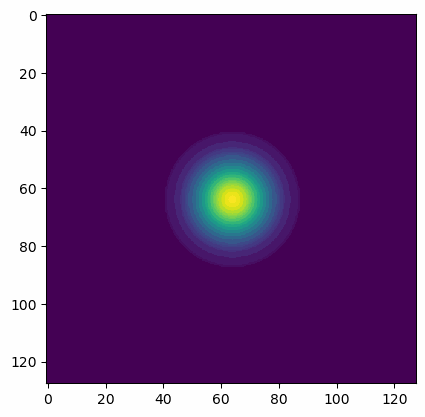
#> input picture gifs old/syntetic.gif, 425 x 417 px, given in place of syntetic.png, which was not available
$ jupyter execute --allow-errors tsunami.ipynb   (text cells are left out)
#> lines starting #> are read from the running program, lines starting #| are printed output that depends on the picture; pictures that were not available may be replaced by others from this repository, and a replacement may not be noted
[cell 1]
import matplotlib.pyplot as plt
import numpy as np
import itertools, copy, sys
import pandas
np.set_printoptions(threshold=sys.maxsize)

import time
import pylab as pl
from IPython import display

import imageio.v2 as imageio
import io
import datetime
from PIL import Image

[cell 2]
def load_terrain(filename, normalize_val):
#> called with filename = './terrains/syntetic.png', normalize_val = 1.3
    img = Image.open(filename).convert("L") # convert to 8 bit grayscale
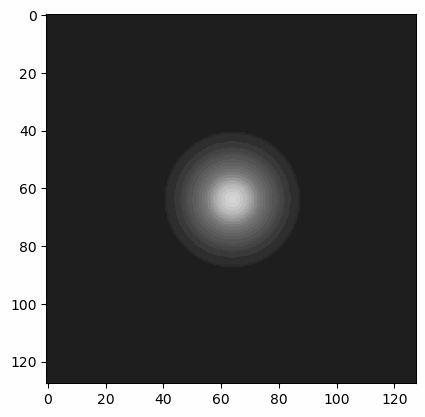
#> img: PIL image 425x417 L; min 0, max 254, mean 83.3
    z = np.array(img, dtype=np.float32)
    max_val = np.max(z)
#> max_val = 254
    z = (z / max_val) * normalize_val
    return z

[cell 3]
def calculate_wave_old(i, j, u, u_t_2, t, C, g=9.81):
    h = 10/u.shape[0]
    X_1 = ((u[i+1, j] - u[i-1, j]) / 2*h)**2
    X_2 = u[i, j] * (
        (u[i+1, j]-2*u[i, j]+ u[i-1, j]) / h**2
    )
    X_3 = ((u[i, j+1] - u[i, j-1]) / 2*h)**2
    X_4 = u[i, j] * (
        (u[i, j+1]-2*u[i, j]+ u[i, j-1]) / h**2
    )

    X = X_1 + X_2 + X_3 + X_4

    # u_t = u_(t-1) + (u_(t-1) - u_(t-2)) + g * Δt^2 * ∇(u_(t-1) * ∇(u_(t-1)))
    # X = ∇(u_(t-1) * ∇(u_(t-1)))

    val = u[i, j] + C * (u[i, j] - u_t_2[i, j]) + g * (t**2) * X
    return val

[cell 4]
def calculate_wave_new(i, j, u, u_t_2, t, C, z, g=9.81):
    h = 10/u.shape[0]
    X_1 = (((u[i+1,j] - z[i+1,j]) - (u[i-1,j] - z[i-1,j])) / (2*h)) * ((u[i+1,j] - u[i-1,j]) / (2*h))
    X_2 = (u[i,j] - z[i,j]) * (u[i+1,j] - 2 * u[i,j] + u[i-1,j]) / (h**2)
    X_3 = (((u[i,j+1] - z[i,j+1]) - (u[i,j-1] - z[i,j-1])) / (2*h)) * ((u[i,j+1] - u[i,j-1]) / (2*h))
    X_4 = (u[i,j] - z[i,j]) * ((u[i,j+1] - 2 * u[i,j] + u[i,j-1]) / (h**2))

    X = X_1 + X_2 + X_3 + X_4

    # u_t = u_(t-1) + (u_(t-1) - u_(t-2)) + g * Δt^2 * ∇((u_(t-1) - z) * ∇(u_(t-1)))
    # X = ∇((u_(t-1) - z) * ∇(u_(t-1)))

    val = u[i, j] + C * (u[i, j] - u_t_2[i, j]) + g * (t**2) * X
    return val

[cell 5]
def wave_step(center, u_t_1, u_t_2, t, C, z, g=9.81):
   x, y = center
   size = u_t_1.shape[0]
   u_new = np.full(shape = (size,size), fill_value = 2, dtype = float)

   for i in range(1, size-1):
      for j in range(1, size-1):
         u_new[i, j] = calculate_wave_new(i, j, u_t_1, u_t_2, t, C, z, g)

        #  r = np.sqrt((i-x)**2 + (j-y)**2)
        #  u_new[i, j] += (t*t*(2 + 2 * np.exp(-(r**2))))
        #  u_new[i, j] += (t*t*2)

   return u_new, u_t_1

[cell 6]
def create_board(size, center):
#> called with size = 128, center = (64, 64)
    x, y = center
#> x = 64; y = 64
    delta = 10 / size
    x *= delta
#> x = 5
    y *= delta
#> y = 5
    board = np.zeros((size, size))
    for i in range(size):
        for j in range(size):
            r = np.sqrt((i*delta-x)**2 + (j*delta-y)**2)
            board[i, j] = 2 + 2 * np.exp(-(r**2))
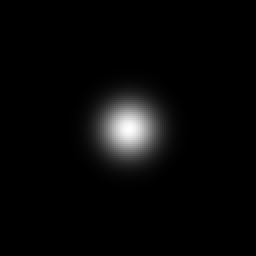
#> board: shape (128, 128) float64 (shown 2 times larger); min 2, max 4, mean 2.06; drawn with min black and max white

    return board

[cell 7]
def wave_simulation(size, center, iterations, t, C, z):
    u_t_1 = create_board(size, center)
    u_t_2 = create_board(size, center)

    frames = []

    # plt.figure()
    # plt.colorbar()

    for i in range(iterations-1):
        u_t_1, u_t_2 = wave_step(center, u_t_1, u_t_2, t, C, z)
#> in wave_step, `x, y = center`: x = 64
#> the loop in wave_step, `for i in range(1, size-1):` made 126 passes

        if i % 10 == 0:
            fig = plt.figure(figsize=(6, 6))
            gs = fig.add_gridspec(1, 2, width_ratios=[20, 1]) # fixed ratio

            ax = fig.add_subplot(gs[0, 0])
            cax = fig.add_subplot(gs[0, 1]) # fixed colorbar location

            im = ax.imshow(u_t_1) # dynamic vmin/vmax allowed
            fig.colorbar(im, cax=cax)

            ax.set_xticks([])
            ax.set_yticks([])

            display.clear_output(wait=True)
            display.display(fig)

            buf = io.BytesIO()
            fig.set_size_inches(6, 6)
            fig.set_dpi(200)
            plt.savefig(buf, format='png')
            buf.seek(0)
            plt.close(fig)

            frames.append(imageio.imread(buf))
            buf.close()


    timestamp = datetime.datetime.now().strftime("%Y%m%d-%H%M%S")
    imageio.mimsave("./gifs/t_" + timestamp + ".gif", frames, fps=20)

    return u_t_1

#> (a cell that did not finish here is left out)

#> (a cell that did not finish here is left out)

#> call 2 of load_terrain, with filename = './terrains/natural.png', normalize_val = 1.3
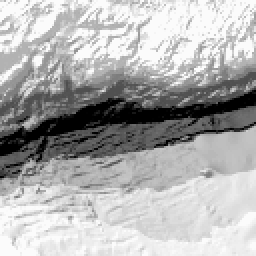
#> input picture terrains/natural.png, 128 x 128 px (shown 2 times larger)
# plt.imshow(b)
# plt.colorbar()
# print(b[64, 64])
print(b[0,60])
# print(pandas.DataFrame(b))

print(b.shape)
plt.plot(b[:, 10])

[cell 10]
import matplotlib.pyplot as plt
import matplotlib.image as mpimg

img = mpimg.imread("terrains/syntetic.png")
#> img: shape (417, 425, 4)

plt.figure(figsize=(7, 7))
#> (this line was passed over: IPython is not available in this run)

plt.imshow(img, cmap="gray", vmin=0, vmax=1.3, )
#> (this line was passed over: IPython is not available in this run)
plt.colorbar(label="")
#> (this line was passed over: IPython is not available in this run)

plt.axis("off")
#> (this line was passed over: IPython is not available in this run)
plt.savefig("terrains/syntetic_with_scale.png")
#> (this line was passed over: IPython is not available in this run)
plt.show()

[cell 11]
import matplotlib.pyplot as plt
import matplotlib.image as mpimg

img = mpimg.imread("terrains/natural.png")
#> img: shape (128, 128, 4) float32

plt.figure(figsize=(7, 7))
#> (this line was passed over: IPython is not available in this run)

plt.imshow(img, cmap="gray", vmin=0, vmax=1.3, )
#> (this line was passed over: IPython is not available in this run)
plt.colorbar(label="")

plt.axis("off")
plt.savefig("terrains/natural_with_scale.png")
plt.show()
